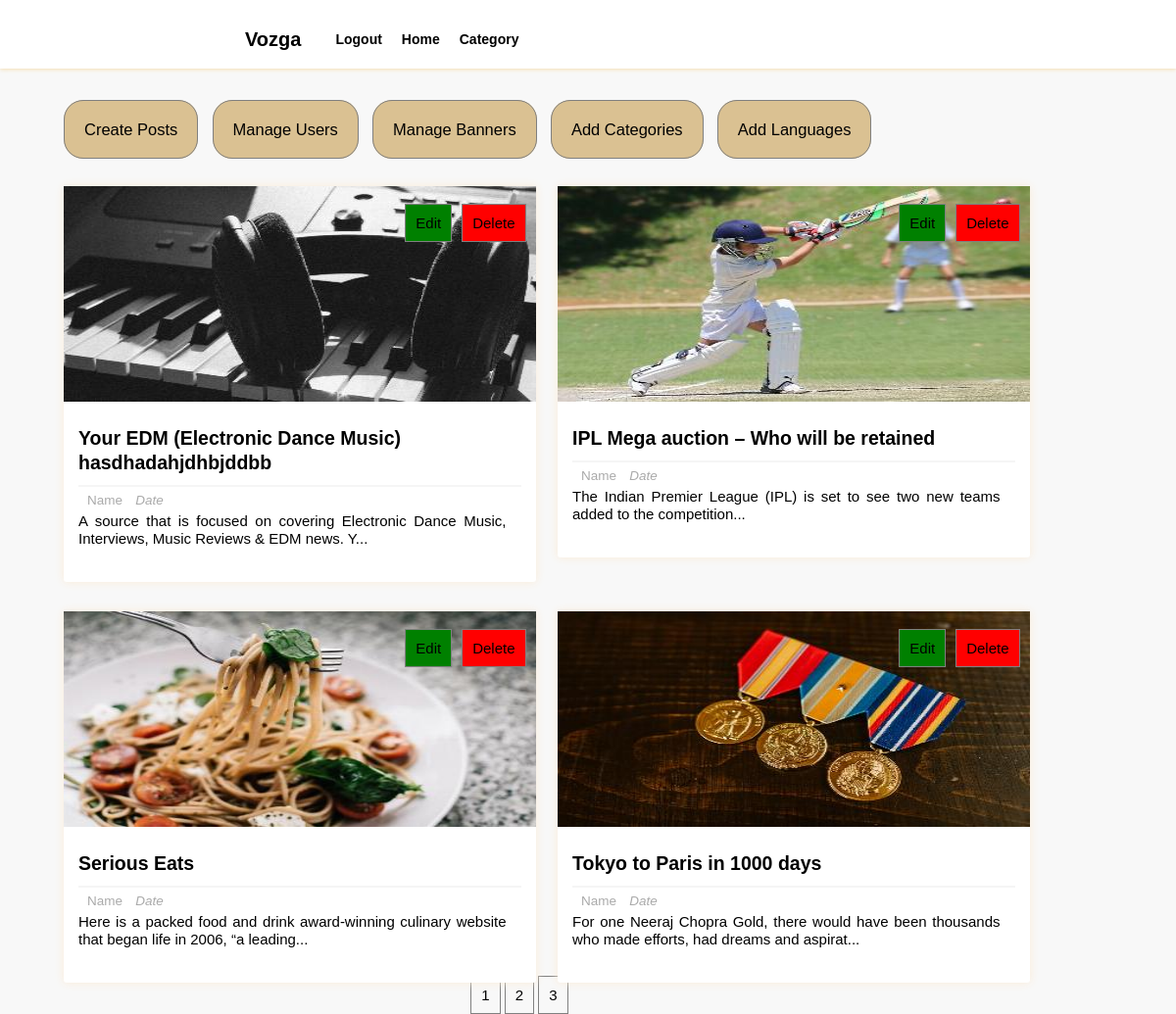
The page /dashboard.php?page=2 on the database as committed earlier.
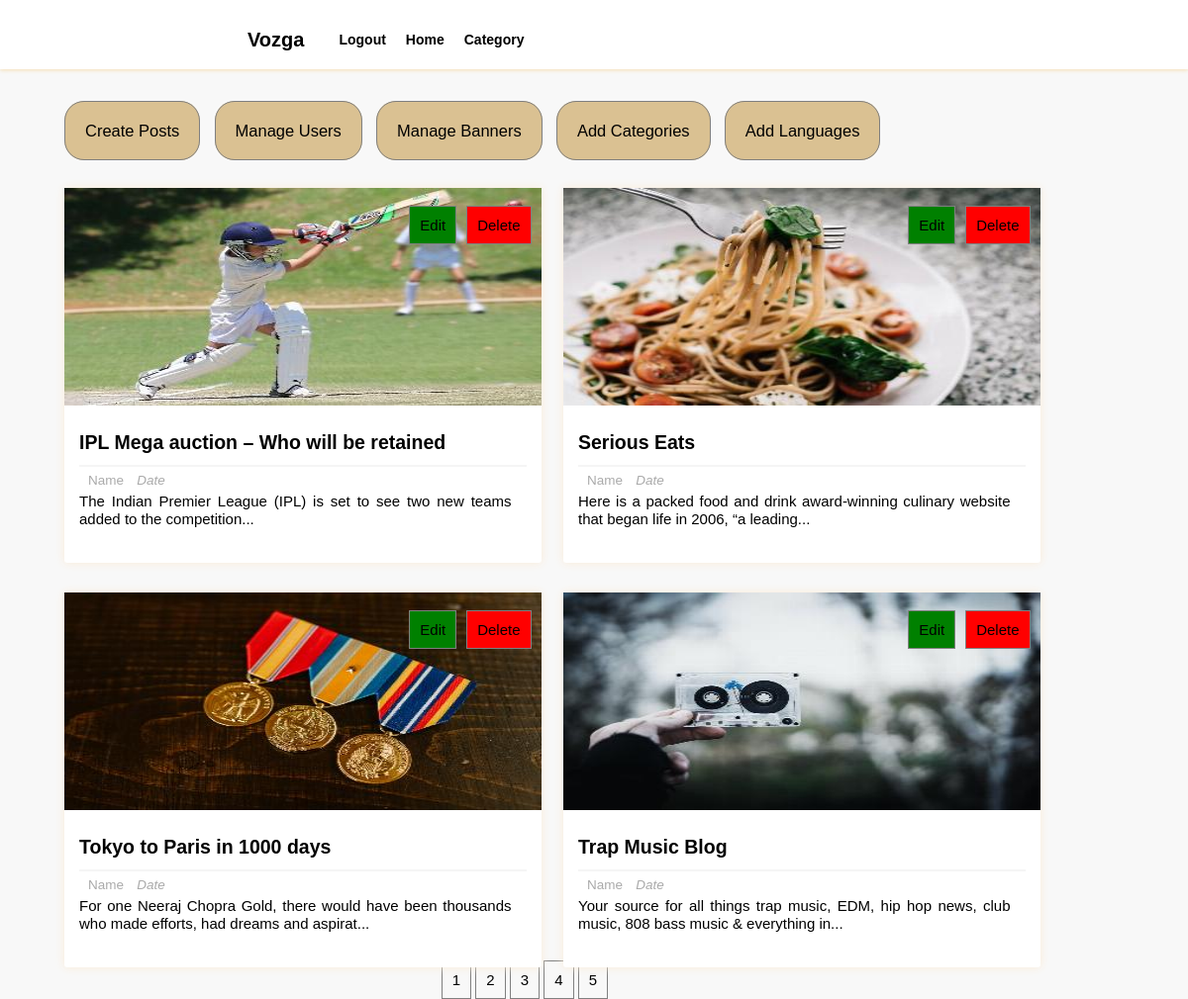
The same page on the database as committed later.
### tables this page shows
CREATE TABLE `posts` (
  `p_id` int NOT NULL,
  `dup_id` int NOT NULL,
  `title` varchar(255) NOT NULL,
  `description` longtext NOT NULL,
  `category` varchar(255) NOT NULL,
  `image` varchar(255) NOT NULL,
  `user_id` int NOT NULL,
  `lang_code` varchar(255) NOT NULL
);

### dashboard.php (the view, shortened to what this page needs)
<?php
    require_once "includes/login_validate.php";
?>
<html lang="en">
<head>
    <link href="includes/style.css" rel="stylesheet" type="text/css" />
</head>
<body>
<div class="header-wrapper">
<header>
            <div class='logo'>
                <h3>Vozga</h3>
            </div>
            <div class="search-form">
                        <div class="icon">
                        </div>
                    </div>
            <ul class='list'>
                <li><a>Category<i class="fas fa-chevron-down" style="color:black; font-size: 14px; font-weight: 600; padding:5px;"></i></a>
                </li>
                <li><a href='homepage'>Home</a></li>
                <li><a href="includes/logout.php">Logout</a></li>
            </ul>
        </header>
</div>
    <div class="manage-posts-admin">
            <div class="admin-manage">
                <ul>
                    <li><a href="createpost">Create Posts</a></li>
                    <li><a href="manageuser">Manage Users</a></li>
                    <li><a href="banner">Manage Banners</a></li>
                    <li><a href="add-category">Add Categories</a></li>
                    <li><a href="add-language">Add Languages</a></li>
                </ul>
            </div>
        <div class="main-content-admin">
                    <?php
                        $results_per_page=4;
                        $sql="SELECT * FROM posts";
                        $result=mysqli_query($con,$sql);
                        $i=0;
                        $num_of_result=mysqli_num_rows($result);
                        $num_of_pages=ceil($num_of_result/$results_per_page);
                        if(!isset($_GET['page'])){
                            $page=1;
                        }else{
                            $page=$_GET['page'];
                        }
                        $start_limit=($page-1)*$results_per_page;
                        $sql="SELECT * FROM posts LIMIT ".$start_limit.','.$results_per_page;
                        $result=mysqli_query($con,$sql);
                        if(mysqli_num_rows($result) > $i){
                            while($row=mysqli_fetch_assoc($result)){
                    ?>
                    <div class="main-post-admin">
                    <?php
                        $output_image="images/resized408x220".$row['image'];
                        $desc=$row['description'];
                        $desc = substr($desc,0,100).'...';
                    ?>
                    <img class="image" src="<?php echo $output_image;?>", alt="post_image">
                    <div class="post-preview-wrapper">
                <a href="single/<?php echo $row['p_id'];?>" class="post-title"><?php echo $row['title'];?></a>
                <div class="post-preview">
                    <span class="author-name"><i class="fas fa-user"></i>Name</span>
                    <span class="post-date"><i class="fas fa-calendar-week">Date</i></span>
                    <p class="desc"><?php echo $desc; ?></p>
                </div>
            </div>
            <div class="btns">
                <ul class="edit-delete-btn">
                    <li>
                        <a href="editpost.php/<?php echo $row['p_id'];?>" class="btn edit-link">Edit</a>
                    </li>
                    <li>
                        <a href="deletepost.php/<?php echo  $row['p_id'];?>" class ="btn delete-link" onclick="return confirm('Are you sure you want to delete this?')">Delete</a>
                    </li>
                </ul>
            </div>
        </div>
                    <?php
                            }
                        }
                        else{
                            ?>
                            <tr>
                                <th colspan="2">No results to display</th>
                            </tr>
                            <?php
                        }
                    ?>
        </div>
        <div class='index-dashboard'><center>
        <?php
        for($page=1;$page<=$num_of_pages;$page++)
        {
            echo '<a href="dashboard.php?page='.$page.'">'.$page.'</a> ';
        }   ?>
</div>
    </div>
</body>
</html>

Rows that differ between the two databases and show on the page:
no longer on this page (row edited): posts: image (picture), title "Your EDM (Electronic Dance Music) hasdhadahjdhbjddbb", description "A source that is focused on covering Electronic Dance Music, Interviews, Music Reviews & EDM news. Y..."
now on this page (row edited): posts: image (picture), title "Trap Music Blog", description "Your source for all things trap music, EDM, hip hop news, club music, 808 bass music & everything in..."
Other text that changed with them:
new list line: "4"
new list line: "5"
